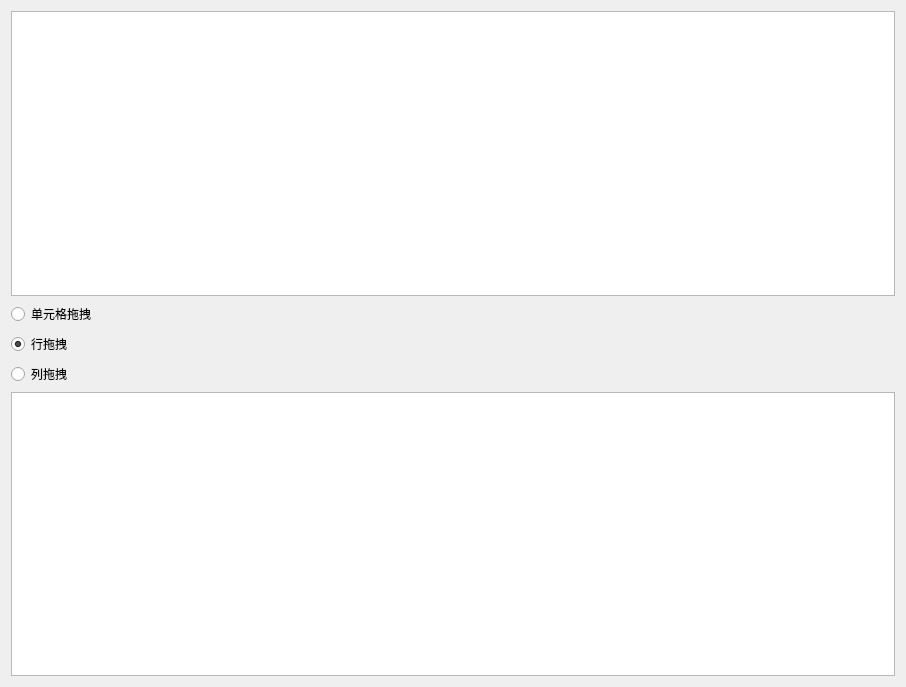
<?xml version="1.0" encoding="UTF-8"?>
<ui version="4.0">
 <class>MainWindow</class>
 <widget class="QMainWindow" name="MainWindow">
  <property name="geometry">
   <rect>
    <x>0</x>
    <y>0</y>
    <width>906</width>
    <height>687</height>
   </rect>
  </property>
  <property name="windowTitle">
   <string>MainWindow</string>
  </property>
  <widget class="QWidget" name="centralWidget">
   <layout class="QVBoxLayout" name="verticalLayout">
    <item>
     <widget class="QTableView" name="tableViewA">
      <property name="autoFillBackground">
       <bool>false</bool>
      </property>
      <property name="dragDropMode">
       <enum>QAbstractItemView::NoDragDrop</enum>
      </property>
      <property name="defaultDropAction">
       <enum>Qt::IgnoreAction</enum>
      </property>
     </widget>
    </item>
    <item>
     <widget class="QRadioButton" name="radioButton">
      <property name="text">
       <string>单元格拖拽</string>
      </property>
      <attribute name="buttonGroup">
       <string notr="true">buttonGroup</string>
      </attribute>
     </widget>
    </item>
    <item>
     <widget class="QRadioButton" name="radioButton_2">
      <property name="text">
       <string>行拖拽</string>
      </property>
      <property name="checked">
       <bool>true</bool>
      </property>
      <attribute name="buttonGroup">
       <string notr="true">buttonGroup</string>
      </attribute>
     </widget>
    </item>
    <item>
     <widget class="QRadioButton" name="radioButton_3">
      <property name="text">
       <string>列拖拽</string>
      </property>
      <attribute name="buttonGroup">
       <string notr="true">buttonGroup</string>
      </attribute>
     </widget>
    </item>
    <item>
     <widget class="QTableView" name="tableViewB"/>
    </item>
   </layout>
  </widget>
 </widget>
 <layoutdefault spacing="6" margin="11"/>
 <resources/>
 <connections/>
 <buttongroups>
  <buttongroup name="buttonGroup"/>
 </buttongroups>
</ui>
